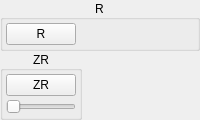
               <widget class="QWidget" name="buttonShoulderButtonsRight" native="true">
                <layout class="QVBoxLayout" name="buttonShoulderButtonsRightVerticalLayout">
                 <property name="spacing">
                  <number>0</number>
                 </property>
                 <property name="leftMargin">
                  <number>0</number>
                 </property>
                 <property name="topMargin">
                  <number>0</number>
                 </property>
                 <property name="rightMargin">
                  <number>0</number>
                 </property>
                 <property name="bottomMargin">
                  <number>0</number>
                 </property>
                 <item>
                  <widget class="QGroupBox" name="buttonShoulderButtonsRGroup">
                   <property name="title">
                    <string>R</string>
                   </property>
                   <property name="alignment">
                    <set>Qt::AlignCenter</set>
                   </property>
                   <layout class="QVBoxLayout" name="buttonShoulderButtonsRVerticalLayout">
                    <property name="spacing">
                     <number>3</number>
                    </property>
                    <property name="leftMargin">
                     <number>3</number>
                    </property>
                    <property name="topMargin">
                     <number>3</number>
                    </property>
                    <property name="rightMargin">
                     <number>3</number>
                    </property>
                    <property name="bottomMargin">
                     <number>3</number>
                    </property>
                    <item>
                     <widget class="QPushButton" name="buttonR">
                      <property name="minimumSize">
                       <size>
                        <width>68</width>
                        <height>0</height>
                       </size>
                      </property>
                      <property name="maximumSize">
                       <size>
                        <width>68</width>
                        <height>16777215</height>
                       </size>
                      </property>
                      <property name="styleSheet">
                       <string notr="true">min-width: 68px;</string>
                      </property>
                      <property name="text">
                       <string>R</string>
                      </property>
                     </widget>
                    </item>
                   </layout>
                  </widget>
                 </item>
                 <item>
                  <widget class="QGroupBox" name="buttonShoulderButtonsZRGroup">
                    <property name="sizePolicy">
                      <sizepolicy hsizetype="Maximum" vsizetype="Preferred">
                        <horstretch>0</horstretch>
                        <verstretch>0</verstretch>
                      </sizepolicy>
                    </property>
                   <property name="title">
                    <string>ZR</string>
                   </property>
                   <property name="alignment">
                    <set>Qt::AlignCenter</set>
                   </property>
                   <layout class="QVBoxLayout" name="buttonShoulderButtonsZRVerticalLayout">
                    <property name="spacing">
                     <number>3</number>
                    </property>
                    <property name="leftMargin">
                     <number>3</number>
                    </property>
                    <property name="topMargin">
                     <number>3</number>
                    </property>
                    <property name="rightMargin">
                     <number>3</number>
                    </property>
                    <property name="bottomMargin">
                     <number>3</number>
                    </property>
                    <item>
                     <widget class="QPushButton" name="buttonZR">
                      <property name="minimumSize">
                       <size>
                        <width>68</width>
                        <height>0</height>
                       </size>
                      </property>
                      <property name="maximumSize">
                       <size>
                        <width>68</width>
                        <height>16777215</height>
                       </size>
                      </property>
                      <property name="styleSheet">
                       <string notr="true">min-width: 68px;</string>
                      </property>
                      <property name="text">
                       <string>ZR</string>
                      </property>
                     </widget>
                    </item>
                     <item>
                       <widget class="QSlider" name="sliderZRThreshold">
                         <property name="maximumSize">
                           <size>
                             <width>70</width>
                             <height>20</height>
                           </size>
                         </property>
                         <property name="maximum">
                           <number>100</number>
                         </property>
                         <property name="orientation">
                           <enum>Qt::Horizontal</enum>
                         </property>
                       </widget>
                     </item>
                   </layout>
                  </widget>
                 </item>
                </layout>
               </widget>
